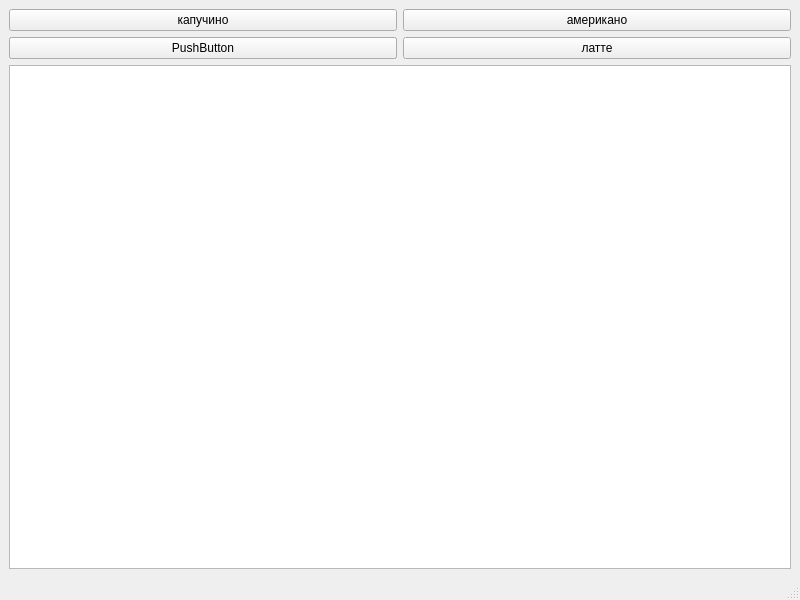
<?xml version="1.0" encoding="UTF-8"?>
<ui version="4.0">
 <class>MainWindow</class>
 <widget class="QMainWindow" name="MainWindow">
  <property name="geometry">
   <rect>
    <x>0</x>
    <y>0</y>
    <width>800</width>
    <height>600</height>
   </rect>
  </property>
  <property name="windowTitle">
   <string>MainWindow</string>
  </property>
  <widget class="QWidget" name="centralwidget">
   <layout class="QVBoxLayout" name="verticalLayout">
    <item>
     <layout class="QGridLayout" name="gridLayout">
      <item row="0" column="0">
       <widget class="QPushButton" name="pushButton">
        <property name="text">
         <string>капучино</string>
        </property>
       </widget>
      </item>
      <item row="1" column="0">
       <widget class="QPushButton" name="pushButton_3">
        <property name="text">
         <string>экспрессо</string>
        </property>
       </widget>
      </item>
      <item row="1" column="0">
       <widget class="QPushButton" name="pushButton_2">
        <property name="text">
         <string>PushButton</string>
        </property>
       </widget>
      </item>
      <item row="0" column="1">
       <widget class="QPushButton" name="pushButton_4">
        <property name="text">
         <string>американо</string>
        </property>
       </widget>
      </item>
      <item row="1" column="1">
       <widget class="QPushButton" name="pushButton_5">
        <property name="text">
         <string>латте</string>
        </property>
       </widget>
      </item>
     </layout>
    </item>
    <item>
     <widget class="QTextBrowser" name="textBrowser"/>
    </item>
   </layout>
  </widget>
  <widget class="QStatusBar" name="statusbar"/>
 </widget>
 <resources/>
 <connections/>
</ui>
